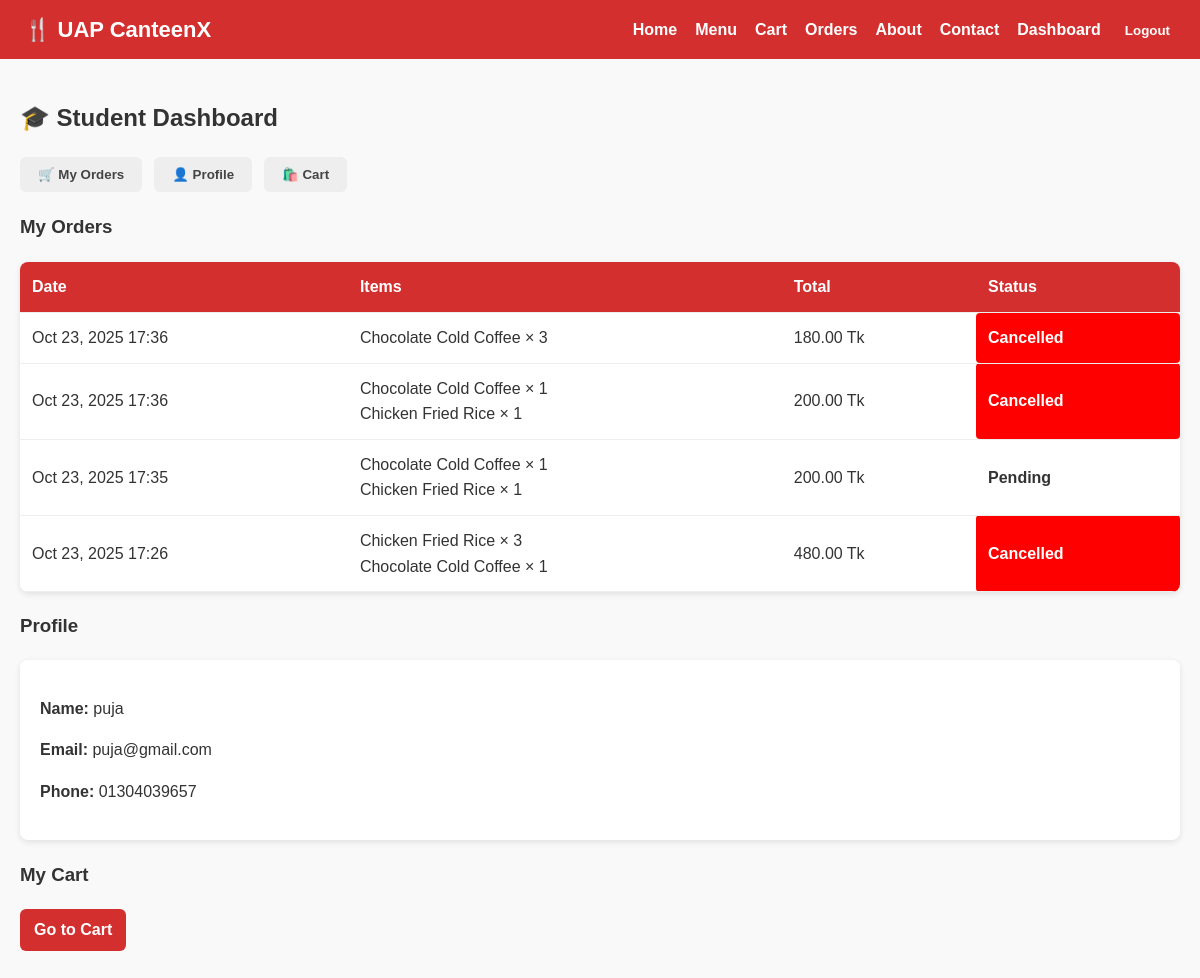
The app's page /dashboard/ (signed in), older data.
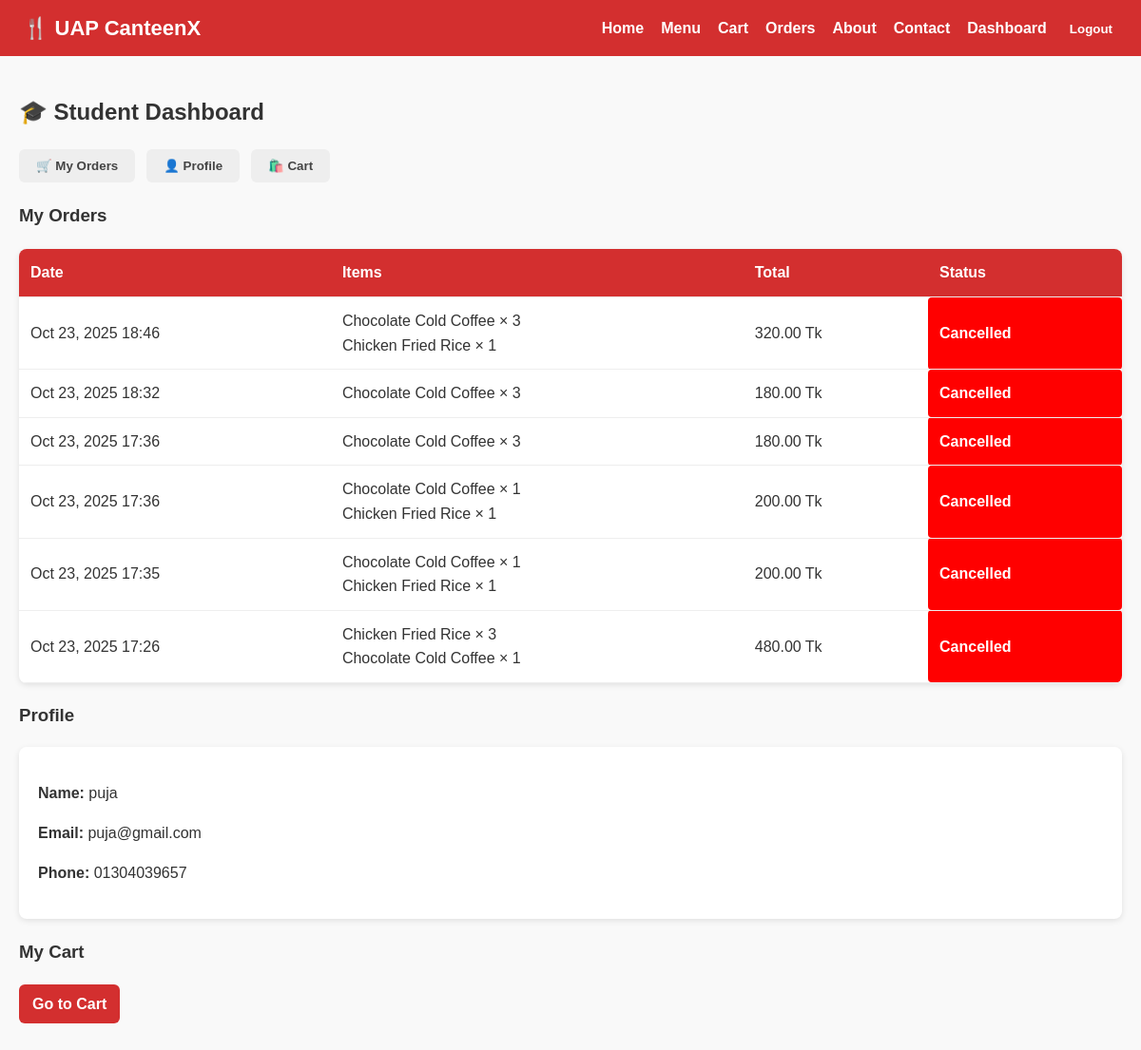
The same page, newer data.
### my_canteen/models.py (models this page shows, shortened)
class Order(models.Model):
    STATUS_CHOICES = [
        ('pending', 'Pending'),
        ('accepted', 'Accepted'),
        ('preparing', 'Preparing'),
        ('ready', 'Ready'),
        ('delivered', 'Delivered'),
        ('completed', 'Completed'),
        ('cancelled', 'Cancelled'),
    ]
    PAYMENT_STATUS_CHOICES = [('unpaid', 'Unpaid'), ('paid', 'Paid'),]
    PAYMENT_METHOD_CHOICES = [('cash', 'Cash'),('mock_card', 'Mock Card'),
        ('stripe', 'Stripe'),
        ('sslcommerz', 'SSLCommerz'),]  # ভবিষ্যতে 'card', 'online' যোগ করা হবে
    user = models.ForeignKey(User, on_delete=models.CASCADE)
    total_price = models.DecimalField(max_digits=8, decimal_places=2)
    address = models.CharField(max_length=255)
    status = models.CharField(max_length=20, choices=STATUS_CHOICES, default='pending')
    payment_status = models.CharField(max_length=10, choices=PAYMENT_STATUS_CHOICES, default='unpaid')
    payment_method = models.CharField(max_length=10, choices=PAYMENT_METHOD_CHOICES, default='cash')
    created_at = models.DateTimeField(auto_now_add=True)

class OrderItem(models.Model):
    order = models.ForeignKey(Order, on_delete=models.CASCADE)
    item = models.ForeignKey(MenuItem, on_delete=models.CASCADE)
    quantity = models.PositiveIntegerField(default=1)
    unit_price = models.DecimalField(max_digits=6, decimal_places=2)

class MenuItem(models.Model):
    name = models.CharField(max_length=100)
    description = models.TextField(blank=True)
    price = models.DecimalField(max_digits=6, decimal_places=2)
    stock = models.PositiveIntegerField(default=0)
    image = models.ImageField(upload_to='menu/', blank=True, null=True)
    category = models.ForeignKey(Category, on_delete=models.CASCADE, null=True)
    is_active = models.BooleanField(default=True)
    is_popular = models.BooleanField(default=False)
    rating_avg = models.FloatField(default=0)
    rating_count = models.PositiveIntegerField(default=0)

### my_canteen/views.py (the view)
# urls.py: path('dashboard/', views.dashboard, name='dashboard'),
@login_required
def dashboard(request):
    profile = UserProfile.objects.select_related("user").get(user=request.user)
    real_role = profile.role
    effective_role = get_effective_role(real_role)
    if effective_role in ["admin", "vendor"]:
        orders = Order.objects.all().order_by("-created_at")
        items = MenuItem.objects.all()
    elif effective_role == "staff":
        orders = Order.objects.filter(
            status__in=["accepted", "preparing"]
        ).order_by("-created_at")
        items = None
    else:
        orders = Order.objects.filter(user=request.user).order_by("-created_at")
        items = None
    title_map = {
        "admin": "🛠️ Admin Dashboard",
        "vendor": "🏪 Vendor Dashboard",
        "staff": "👨‍🍳 Staff Dashboard",
        "student": "🎓 Student Dashboard",
        "faculty": "🎓 Faculty Dashboard",
        "guest": "👋 Welcome",
    }
    dashboard_title = title_map.get(real_role, "Dashboard")
    template_name = f"my_canteen/dashboard/{effective_role}.html"
    ctx = {
        "profile": profile,
        "orders": orders,
        "items": items,
        "real_role": real_role,
        "effective_role": effective_role,
        "dashboard_title": dashboard_title,
    }
    return render(request, template_name, ctx)

### my_canteen/context_processors.py (called while the page is built)
def cart_count(request):
    cart = request.session.get("cart", {})
    return {"cart_count": sum(cart.values())}

### my_canteen/views.py (called while the page is built)
def get_effective_role(real_role: str) -> str:
    if real_role == "admin":
        return "vendor"
    if real_role == "vendor":
        return "admin"
    return real_role

### my_canteen/templates/my_canteen/dashboard/student.html (shortened to what this page needs)
{% extends "my_canteen/base.html" %}
{% block content %}
<h2>🎓 Student Dashboard</h2>
<div class="dashboard-tabs">
    <button class="tab-btn" onclick="showTab('orders')">🛒 My Orders</button>
    <button class="tab-btn" onclick="showTab('profile')">👤 Profile</button>
    <button class="tab-btn" onclick="showTab('cart')">🛍️ Cart</button>
</div>
<div id="orders" class="tab-content active">
    <h3>My Orders</h3>
    <table class="orders-table">
        <tr><th>Date</th><th>Items</th><th>Total</th><th>Status</th></tr>
        {% for order in orders %}
        <tr>
            <td>{{ order.created_at|date:"M d, Y H:i" }}</td>
            <td>
                {% for oi in order.orderitem_set.all %}
                    {{ oi.item.name }} × {{ oi.quantity }} <br>
                {% endfor %}
            </td>
            <td>{{ order.total_price }} Tk</td>
            <td class="status {{ order.status }}">{{ order.status }}</td>
        </tr>
        {% empty %}<tr><td colspan="4">No orders yet.</td></tr>{% endfor %}
    </table>
</div>
<div id="profile" class="tab-content">
    <h3>Profile</h3>
    <div class="profile-card">
        <p><strong>Name:</strong> {{ profile.user.username }}</p>
        <p><strong>Email:</strong> {{ profile.user.email }}</p>
        <p><strong>Phone:</strong> {{ profile.phone }}</p>
    </div>
</div>
<div id="cart" class="tab-content">
    <h3>My Cart</h3>
    <p><a href="{% url 'cart' %}" class="btn">Go to Cart</a></p>
</div>
{% endblock %}

Row changes from the older to the newer data that the page shows:
added Order: created_at "Oct 23, 2025 18:46", total_price "320.00", status "Cancelled"
added OrderItem: item.name "Chocolate Cold Coffee", quantity "3", shown under "Oct 23, 2025 18:46"
added OrderItem: item.name "Chicken Fried Rice", quantity "1", shown under "Oct 23, 2025 18:46"
added Order: created_at "Oct 23, 2025 18:32", total_price "180.00", status "Cancelled"
added OrderItem: item.name "Chocolate Cold Coffee", quantity "3", shown under "Oct 23, 2025 18:32"
changed Order "Oct 23, 2025 17:35": status "Pending" → "Cancelled"
